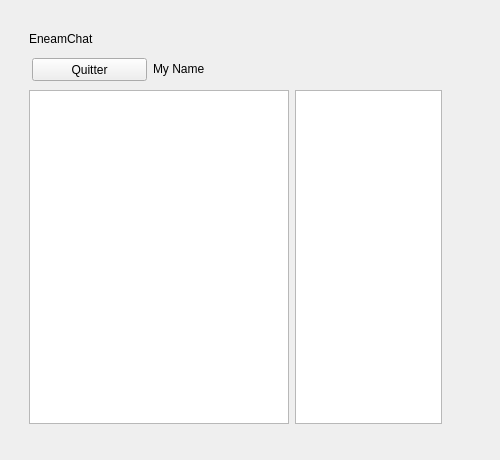
<?xml version="1.0" encoding="UTF-8"?>
<ui version="4.0">
 <class>TextUsConnection</class>
 <widget class="QWidget" name="TextUsConnection">
  <property name="geometry">
   <rect>
    <x>0</x>
    <y>0</y>
    <width>500</width>
    <height>460</height>
   </rect>
  </property>
  <property name="minimumSize">
   <size>
    <width>500</width>
    <height>460</height>
   </size>
  </property>
  <property name="maximumSize">
   <size>
    <width>500</width>
    <height>460</height>
   </size>
  </property>
  <property name="windowTitle">
   <string>EneamChat</string>
  </property>
  <property name="styleSheet">
   <string notr="true"/>
  </property>
  <widget class="QStackedWidget" name="connectionStacked">
   <property name="enabled">
    <bool>true</bool>
   </property>
   <property name="geometry">
    <rect>
     <x>0</x>
     <y>0</y>
     <width>480</width>
     <height>450</height>
    </rect>
   </property>
   <property name="minimumSize">
    <size>
     <width>480</width>
     <height>450</height>
    </size>
   </property>
   <property name="styleSheet">
    <string notr="true"/>
   </property>
   <property name="currentIndex">
    <number>1</number>
   </property>
   <widget class="QWidget" name="connection">
    <widget class="QWidget" name="connectFormWidget" native="true">
     <property name="geometry">
      <rect>
       <x>80</x>
       <y>150</y>
       <width>330</width>
       <height>260</height>
      </rect>
     </property>
     <property name="minimumSize">
      <size>
       <width>330</width>
       <height>260</height>
      </size>
     </property>
     <property name="styleSheet">
      <string notr="true">border-radius:8pt;
background-color: rgb(0, 0, 0);

</string>
     </property>
     <widget class="QLabel" name="connectFormIndication">
      <property name="geometry">
       <rect>
        <x>60</x>
        <y>60</y>
        <width>210</width>
        <height>30</height>
       </rect>
      </property>
      <property name="minimumSize">
       <size>
        <width>210</width>
        <height>30</height>
       </size>
      </property>
      <property name="styleSheet">
       <string notr="true">color: rgb(255, 255, 255);
font: 14pt &quot;Century Gothic&quot;;</string>
      </property>
      <property name="text">
       <string>CONNECTEZ-VOUS ICI </string>
      </property>
     </widget>
     <widget class="QLineEdit" name="connectUserNameEdit">
      <property name="geometry">
       <rect>
        <x>20</x>
        <y>140</y>
        <width>200</width>
        <height>20</height>
       </rect>
      </property>
      <property name="minimumSize">
       <size>
        <width>200</width>
        <height>20</height>
       </size>
      </property>
      <property name="styleSheet">
       <string notr="true">background:transparent;
border-top:none;
border-right:none;
border-bottom:3pt;
 
border-bottom-color: rgb(177, 171, 175);
color: rgb(67, 67, 67);
font: 12pt &quot;Comic Sans MS&quot;;
placeholder:&quot;Nom d'utilisateur&quot;;</string>
      </property>
      <property name="placeholderText">
       <string extracomment="Nom d'utilisateur">Entrez votre identifiant</string>
      </property>
      <property name="clearButtonEnabled">
       <bool>true</bool>
      </property>
     </widget>
     <widget class="QLabel" name="connectlUserNameLabel">
      <property name="geometry">
       <rect>
        <x>20</x>
        <y>110</y>
        <width>190</width>
        <height>15</height>
       </rect>
      </property>
      <property name="minimumSize">
       <size>
        <width>190</width>
        <height>15</height>
       </size>
      </property>
      <property name="styleSheet">
       <string notr="true">color: rgb(255, 255, 255);
font: 13pt &quot;Comic Sans MS&quot;;</string>
      </property>
      <property name="text">
       <string>Nom d'utilisateur</string>
      </property>
     </widget>
     <widget class="QPushButton" name="connexionButton">
      <property name="geometry">
       <rect>
        <x>60</x>
        <y>200</y>
        <width>210</width>
        <height>30</height>
       </rect>
      </property>
      <property name="minimumSize">
       <size>
        <width>210</width>
        <height>30</height>
       </size>
      </property>
      <property name="autoFillBackground">
       <bool>false</bool>
      </property>
      <property name="styleSheet">
       <string notr="true">background-color: rgb(255, 0, 0);
font: 14pt &quot;Century Gothic&quot;;
border-radius:8pt;
color: rgb(255, 255, 255);</string>
      </property>
      <property name="text">
       <string>Connectez-vous</string>
      </property>
      <property name="checkable">
       <bool>true</bool>
      </property>
      <property name="checked">
       <bool>false</bool>
      </property>
      <property name="autoRepeat">
       <bool>false</bool>
      </property>
      <property name="autoExclusive">
       <bool>false</bool>
      </property>
      <property name="autoDefault">
       <bool>false</bool>
      </property>
      <property name="default">
       <bool>false</bool>
      </property>
      <property name="flat">
       <bool>false</bool>
      </property>
     </widget>
    </widget>
    <widget class="QLabel" name="label_3">
     <property name="geometry">
      <rect>
       <x>80</x>
       <y>50</y>
       <width>330</width>
       <height>40</height>
      </rect>
     </property>
     <property name="minimumSize">
      <size>
       <width>330</width>
       <height>40</height>
      </size>
     </property>
     <property name="autoFillBackground">
      <bool>false</bool>
     </property>
     <property name="styleSheet">
      <string notr="true">font: 75 20pt &quot;Comic Sans MS&quot;;
color:rgb(0, 0, 0);</string>
     </property>
     <property name="text">
      <string>Bienvenue sur EneamChat</string>
     </property>
    </widget>
   </widget>
   <widget class="QWidget" name="Home">
    <widget class="QWidget" name="verticalLayoutWidget_2">
     <property name="geometry">
      <rect>
       <x>20</x>
       <y>20</y>
       <width>431</width>
       <height>413</height>
      </rect>
     </property>
     <layout class="QVBoxLayout" name="verticalLayoutHome">
      <property name="leftMargin">
       <number>9</number>
      </property>
      <property name="topMargin">
       <number>9</number>
      </property>
      <property name="rightMargin">
       <number>9</number>
      </property>
      <property name="bottomMargin">
       <number>9</number>
      </property>
      <item>
       <widget class="QLabel" name="appNameLabelHome">
        <property name="minimumSize">
         <size>
          <width>412</width>
          <height>20</height>
         </size>
        </property>
        <property name="maximumSize">
         <size>
          <width>16777215</width>
          <height>20</height>
         </size>
        </property>
        <property name="styleSheet">
         <string notr="true">font: 75 18pt &quot;Comic Sans MS&quot;;</string>
        </property>
        <property name="text">
         <string>EneamChat</string>
        </property>
       </widget>
      </item>
      <item>
       <layout class="QVBoxLayout" name="verticalLayoutHome_2">
        <item>
         <layout class="QHBoxLayout" name="horizontalLayoutHome">
          <property name="leftMargin">
           <number>3</number>
          </property>
          <property name="topMargin">
           <number>3</number>
          </property>
          <property name="rightMargin">
           <number>3</number>
          </property>
          <property name="bottomMargin">
           <number>3</number>
          </property>
          <item>
           <widget class="QPushButton" name="homeReturnButton">
            <property name="minimumSize">
             <size>
              <width>115</width>
              <height>23</height>
             </size>
            </property>
            <property name="maximumSize">
             <size>
              <width>115</width>
              <height>16777215</height>
             </size>
            </property>
            <property name="text">
             <string>Quitter</string>
            </property>
           </widget>
          </item>
          <item>
           <widget class="QLabel" name="myName">
            <property name="maximumSize">
             <size>
              <width>16777215</width>
              <height>20</height>
             </size>
            </property>
            <property name="autoFillBackground">
             <bool>false</bool>
            </property>
            <property name="text">
             <string>My Name</string>
            </property>
           </widget>
          </item>
         </layout>
        </item>
        <item>
         <layout class="QHBoxLayout" name="horizontalLayout">
          <item>
           <widget class="QListView" name="userListView">
            <property name="minimumSize">
             <size>
              <width>260</width>
              <height>330</height>
             </size>
            </property>
            <property name="editTriggers">
             <set>QAbstractItemView::NoEditTriggers</set>
            </property>
            <property name="defaultDropAction">
             <enum>Qt::IgnoreAction</enum>
            </property>
           </widget>
          </item>
          <item>
           <widget class="QTextEdit" name="notifications">
            <property name="minimumSize">
             <size>
              <width>0</width>
              <height>330</height>
             </size>
            </property>
            <property name="maximumSize">
             <size>
              <width>150</width>
              <height>16777215</height>
             </size>
            </property>
           </widget>
          </item>
         </layout>
        </item>
       </layout>
      </item>
     </layout>
    </widget>
   </widget>
   <widget class="QWidget" name="Discussion">
    <widget class="QWidget" name="widget" native="true">
     <property name="geometry">
      <rect>
       <x>30</x>
       <y>10</y>
       <width>440</width>
       <height>400</height>
      </rect>
     </property>
     <property name="minimumSize">
      <size>
       <width>440</width>
       <height>400</height>
      </size>
     </property>
     <widget class="QLabel" name="appNameLabel_2">
      <property name="geometry">
       <rect>
        <x>10</x>
        <y>10</y>
        <width>420</width>
        <height>30</height>
       </rect>
      </property>
      <property name="minimumSize">
       <size>
        <width>420</width>
        <height>30</height>
       </size>
      </property>
      <property name="styleSheet">
       <string notr="true">color: rgb(0, 0, 0);
font: 75 16pt &quot;Comic Sans MS&quot;;</string>
      </property>
      <property name="text">
       <string>EneamChat</string>
      </property>
     </widget>
     <widget class="QLabel" name="receverName">
      <property name="geometry">
       <rect>
        <x>130</x>
        <y>52</y>
        <width>300</width>
        <height>20</height>
       </rect>
      </property>
      <property name="minimumSize">
       <size>
        <width>300</width>
        <height>20</height>
       </size>
      </property>
      <property name="text">
       <string>Nom du Destinataire</string>
      </property>
     </widget>
     <widget class="QWidget" name="horizontalLayoutWidget">
      <property name="geometry">
       <rect>
        <x>10</x>
        <y>370</y>
        <width>421</width>
        <height>26</height>
       </rect>
      </property>
      <layout class="QHBoxLayout" name="horizontalLayout_3">
       <item>
        <widget class="QLineEdit" name="messageWriteZone">
         <property name="minimumSize">
          <size>
           <width>338</width>
           <height>20</height>
          </size>
         </property>
         <property name="placeholderText">
          <string>Écrivez votre message ici...</string>
         </property>
        </widget>
       </item>
       <item>
        <widget class="QPushButton" name="sendButton">
         <property name="minimumSize">
          <size>
           <width>75</width>
           <height>23</height>
          </size>
         </property>
         <property name="text">
          <string>Envoyer</string>
         </property>
        </widget>
       </item>
      </layout>
     </widget>
     <widget class="QPushButton" name="goBackButton">
      <property name="geometry">
       <rect>
        <x>9</x>
        <y>53</y>
        <width>115</width>
        <height>20</height>
       </rect>
      </property>
      <property name="minimumSize">
       <size>
        <width>115</width>
        <height>20</height>
       </size>
      </property>
      <property name="text">
       <string>Retour</string>
      </property>
     </widget>
     <widget class="QTextEdit" name="discussionZone">
      <property name="geometry">
       <rect>
        <x>10</x>
        <y>90</y>
        <width>421</width>
        <height>281</height>
       </rect>
      </property>
      <property name="minimumSize">
       <size>
        <width>421</width>
        <height>281</height>
       </size>
      </property>
      <property name="undoRedoEnabled">
       <bool>false</bool>
      </property>
      <property name="readOnly">
       <bool>true</bool>
      </property>
      <property name="placeholderText">
       <string>Vos échanges de messages s'affichent ici. Utilusez les symboles suivants pour appliquer un style à vos textes :</string>
      </property>
     </widget>
    </widget>
   </widget>
  </widget>
 </widget>
 <resources/>
 <connections/>
</ui>
